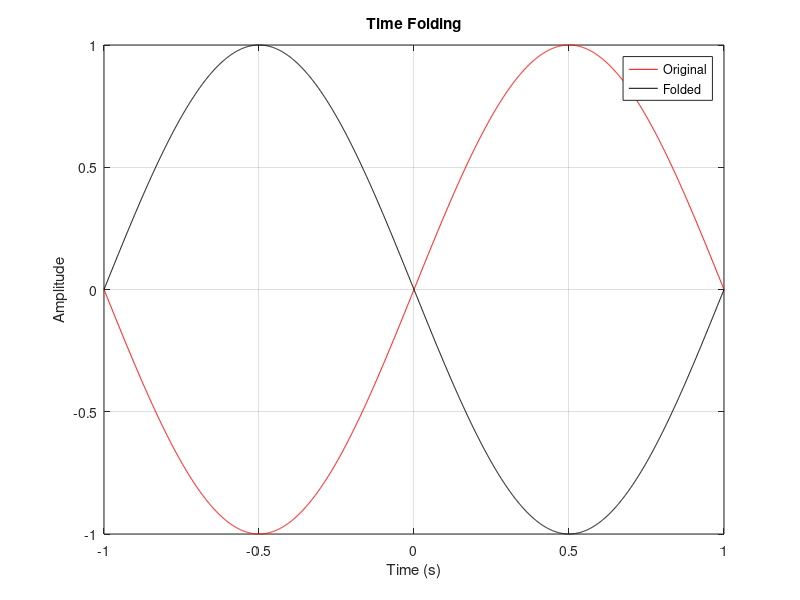

Write the MATLAB code that produced this figure.
% 
clc
clear
close all

%% Analog Signal
% Define time
t = 0:0.001:1;
% % Define frequency
% f = 5; % Hz
% % Define analog signal
% analog_signal = sin(2*pi*f*t);
% % plotting 
% figure(1);
% plot(t, analog_signal)
% title('Analog Signal')
% xlabel('Time (s)')
% ylabel('Amplitude')
% grid

%% Digital Signal
% % Define n time index
% n = 0:0.02:1;
% % Define digital signal
% digital_signal = sin(2*pi*f*n);
% % plotting
% figure(2);
% stem(n, digital_signal)
% title('Digital Signal')
% xlabel('Time index')
% ylabel('Amplitude')
% grid
% 
%% Time shift
% Original Signal x(t)
% f_or = 2; % F = 2 Hz
% x = sin(2*pi*f_or*t);
% Shifted signal x(t-shift)
% shift = 0.1;
% shifted_x = sin(2*pi*f_or*(t - shift));
% Plotting
% figure(3);
% plot(t, x, 'r')
% hold on
% plot(t, shifted_x, 'k')
% title('Time Shift')
% xlabel('Time (s)')
% ylabel('Amplitude')
% legend('Orignial', 'Shifted')
% grid
% hold off

% %% Time Scaling
% t_sc = -1:0.001:1;
% f_sc = 2; % Frequency f = 2 Hz
% % Original Signal x(t)
% x_sc = sin(2*pi*f_sc*t_sc);
% % Scaled Signal x(scale*t)
% scale = 0.5;
% scaled_x = sin(2*pi*f_sc*(t_sc*scale));
% % plotting
% figure(4);
% plot(t_sc, x_sc, 'r')
% hold on
% plot(t_sc, scaled_x, 'k')
% title('Time Scaling')
% xlabel('Time (s)')
% ylabel('Amplitude')
% legend('Original', 'Scaled')
% grid
% hold off

%% Time Folding
t_f = -1:0.001:1;
f_f = 0.5;
x_f = sin(2*pi*f_f*t_f);
folded_x = sin(2*pi*f_f*(-t_f));
% plotting
figure(5);
plot(t_f, x_f, 'r')
hold on
plot(t_f, folded_x, 'k')
title('Time Folding')
xlabel('Time (s)')
ylabel('Amplitude')
legend('Original', 'Folded')
grid
hold off